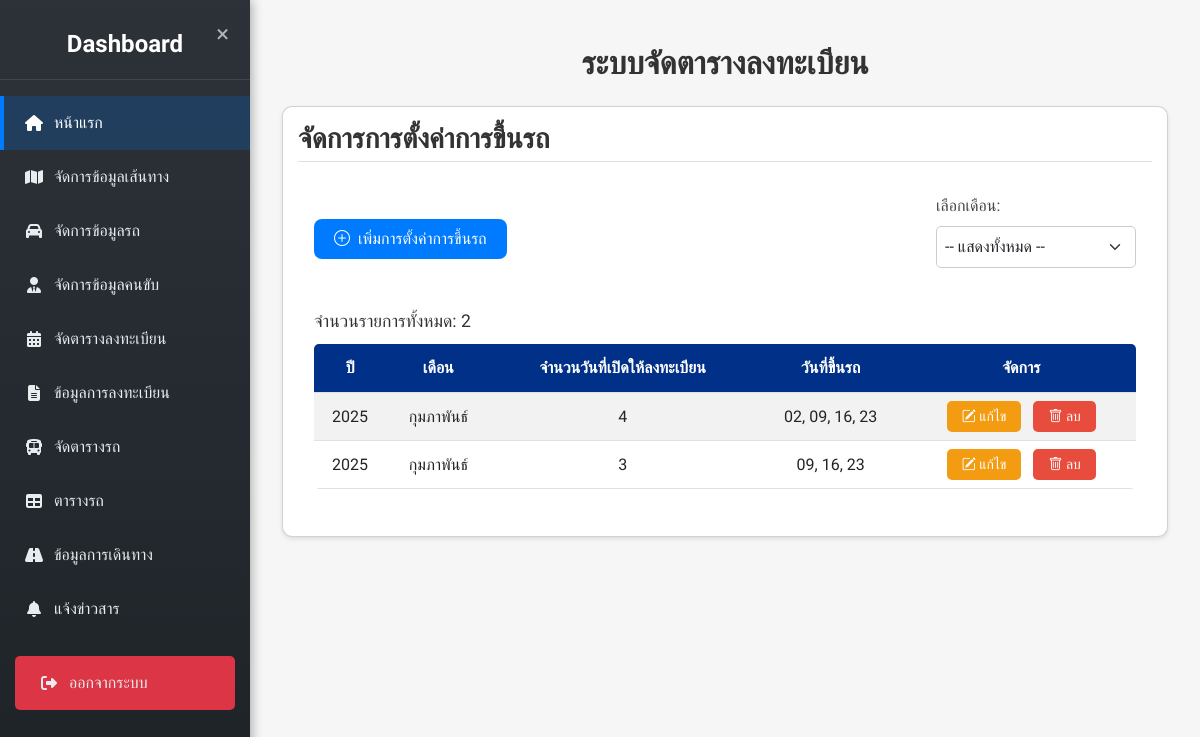
Before: /admin/choice.php with the older database file.
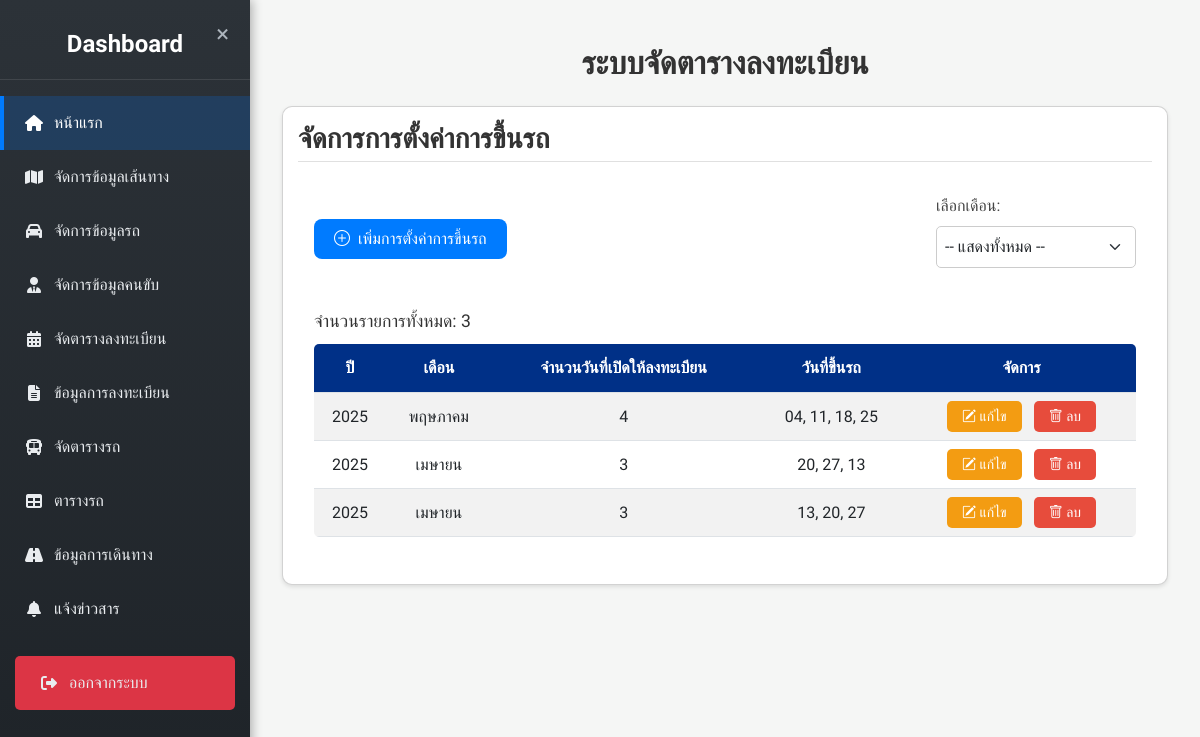
After: the same page with the newer database file.
### tables this page shows
CREATE TABLE `transport_schedule` (
  `id` int(11) NOT NULL,
  `month` int(11) NOT NULL,
  `year` int(11) NOT NULL,
  `available_dates` text DEFAULT NULL,
  `created_at` timestamp NOT NULL DEFAULT current_timestamp(),
  `num_of_days` int(11) NOT NULL
);

### admin/choice.php (the view, shortened to what this page needs)
<?php
include('config/condb.php');
function getThaiMonth($month) {
    $thaiMonths = [
        1 => "มกราคม", 2 => "กุมภาพันธ์", 3 => "มีนาคม", 4 => "เมษายน",
        5 => "พฤษภาคม", 6 => "มิถุนายน", 7 => "กรกฎาคม", 8 => "สิงหาคม",
        9 => "กันยายน", 10 => "ตุลาคม", 11 => "พฤศจิกายน", 12 => "ธันวาคม"
    ];
    return $thaiMonths[$month];
}
try {
    $stmt = $conn->prepare("SELECT * FROM transport_schedule ORDER BY year DESC, month DESC");
    $stmt->execute();
    $schedules = $stmt->fetchAll(PDO::FETCH_ASSOC);
} catch (PDOException $e) {
    $_SESSION['error'] = "เกิดข้อผิดพลาดในการดึงข้อมูล: " . $e->getMessage();
    $schedules = [];
}
?>
<!DOCTYPE html>
<html lang="th">
<head>
    <link href="https://cdn.jsdelivr.net/npm/bootstrap@5.3.0-alpha1/dist/css/bootstrap.min.css" rel="stylesheet">
    <link href="https://cdn.jsdelivr.net/npm/flatpickr/dist/flatpickr.min.css" rel="stylesheet">
    <link href="https://cdn.jsdelivr.net/npm/bootstrap-icons@1.11.3/font/bootstrap-icons.css" rel="stylesheet">
    <link rel="stylesheet" href="style.css">
</head>
<body>
    <?php include 'sidebar.php'; ?>
    <div class="content" id="content">
        <div class="container mt-4">
            <h2 class="text-center mb-4" style="color: #333; font-weight: 600;">ระบบจัดตารางลงทะเบียน</h2>
            <div class="card">
                <h3 class="mb-3">จัดการการตั้งค่าการขึ้นรถ</h3>
                <div class="card-body">
                    <div class="d-flex justify-content-between align-items-center mb-4">
                        <button type="button" class="btn btn-primary" data-bs-toggle="modal" data-bs-target="#addScheduleModal">
                            <i class="bi bi-plus-circle me-2"></i>เพิ่มการตั้งค่าการขึ้นรถ
                        </button>
                        <div class="mb-3">
                            <label for="filter_month" class="form-label">เลือกเดือน:</label>
                            <select id="filter_month" class="form-select" style="width: 200px;">
                                <option value="">-- แสดงทั้งหมด --</option>
                            </select>
                        </div>
                    </div>
                    <div class="table-responsive">
                        <div class="total-count">จำนวนรายการทั้งหมด: <span id="totalItems"><?php echo count($schedules); ?></span></div>
                        <table class="table table-striped">
                            <thead>
                                <tr>
                                    <th>ปี</th>
                                    <th>เดือน</th>
                                    <th>จำนวนวันที่เปิดให้ลงทะเบียน</th>
                                    <th>วันที่ขึ้นรถ</th>
                                    <th>จัดการ</th>
                                </tr>
                            </thead>
                            <tbody id="scheduleTable">
                                <?php
                                if ($schedules) {
                                    foreach ($schedules as $schedule) {
                                        $available_dates = explode(", ", $schedule['available_dates']);
                                        echo "<tr>";
                                        echo "<td>{$schedule['year']}</td>";
                                        echo "<td>" . getThaiMonth($schedule['month']) . "</td>";
                                        echo "<td>{$schedule['num_of_days']}</td>";
                                        echo "<td>" . implode(", ", $available_dates) . "</td>";
                                        echo "<td>
                                                <button type='button' class='btn btn-warning btn-sm me-2' data-bs-toggle='modal' data-bs-target='#editScheduleModal'
                                                    data-id='{$schedule['id']}' data-year='{$schedule['year']}' data-month='{$schedule['month']}'
                                                    data-dates='" . implode(", ", $available_dates) . "' data-num_days='{$schedule['num_of_days']}'>
                                                    <i class='bi bi-pencil-square'></i> แก้ไข
                                                </button>
                                                <button type='button' class='btn btn-danger btn-sm' onclick='confirmDelete({$schedule['id']})'>
                                                    <i class='bi bi-trash'></i> ลบ
                                                </button>
                                              </td>";
                                        echo "</tr>";
                                    }
                                } else {
                                    echo "<tr><td colspan='5' class='text-center'>ไม่มีข้อมูลการตั้งค่า</td></tr>";
                                }
                                ?>
                            </tbody>
                        </table>
                    </div>
                </div>
            </div>
        </div>
    </div>
</body>
</html>

### admin/sidebar.php
<link rel="stylesheet" href="https://cdnjs.cloudflare.com/ajax/libs/font-awesome/6.5.1/css/all.min.css">
<div class="sidebar" id="sidebar">
    <button class="close-btn" id="close-btn">×</button>
    <h3 class="text-center text-white mb-3">Dashboard</h3>
    <a href="admin_dashboard.php" class="active"><i class="fas fa-home"></i> หน้าแรก</a>
    <a href="route.php"><i class="fas fa-map"></i> จัดการข้อมูลเส้นทาง</a>
    <a href="car.php"><i class="fas fa-car"></i> จัดการข้อมูลรถ</a>
    <a href="driver.php"><i class="fas fa-user-tie"></i> จัดการข้อมูลคนขับ</a>
    <a href="choice.php"><i class="fas fa-calendar-alt"></i> จัดตารางลงทะเบียน</a>
    <a href="enrollment.php"><i class="fas fa-file-alt"></i> ข้อมูลการลงทะเบียน</a>
    <a href="queue.php"><i class="fas fa-bus"></i> จัดตารางรถ</a>
    <a href="show_queue.php"><i class="fas fa-table"></i> ตารางรถ</a>
    <a href="#"><i class="fas fa-road"></i> ข้อมูลการเดินทาง</a>
    <a href="#"><i class="fas fa-bell"></i> แจ้งข่าวสาร</a>
    <a href="#" class="logout" id="logout"><i class="fas fa-sign-out-alt"></i> ออกจากระบบ</a>
</div>

### admin/style.css (style rules this page uses)
body { display: flex; height: 100vh; margin: 0; overflow: hidden; font-family: 'Segoe UI', Tahoma, Geneva, Verdana, sans-serif; }
.sidebar { width: 250px; background: linear-gradient(180deg, #2c3238 0%, #1e2328 100%); color: white; position: fixed; height: 100%; top: 0; left: 0; padding-top: 30px; transition: transform 0.3s ease-in-out; overflow-y: auto; box-shadow: 2px 0 10px rgba(0, 0, 0, 0.3); }
.sidebar h3 { font-size: 1.5rem; font-weight: 600; padding-bottom: 20px; border-bottom: 1px solid rgba(255, 255, 255, 0.1); }
.sidebar a { color: #e9ecef; padding: 15px 20px; text-decoration: none; display: flex; align-items: center; background-color: transparent; border-left: 4px solid transparent; transition: all 0.3s ease; font-size: 1rem; }
.sidebar a i { margin-right: 10px; width: 20px; text-align: center; }
.sidebar a.active { background-color: rgba(0, 123, 255, 0.2); color: #ffffff; border-left: 4px solid #007bff; font-weight: 500; }
.sidebar a.logout { background-color: #dc3545; margin: 20px 15px; border-radius: 5px; text-align: center; transition: all 0.3s ease; }
.close-btn { position: absolute; top: 15px; right: 15px; font-size: 24px; color: #adb5bd; background: none; border: none; cursor: pointer; transition: color 0.3s ease; }
.content { margin-left: 250px; padding: 20px; width: 100%; height: 100%; overflow-y: auto; transition: margin-left 0.3s ease; }

### admin/choice.php (style rules this page uses)
body { font-family: 'Kanit', sans-serif; background: #f5f6f5; min-height: 100vh; margin: 0; display: flex; }
.sidebar { width: 250px; transition: width 0.3s ease-in-out; }
.content { margin-left: 250px; padding: 20px; flex-grow: 1; transition: margin-left 0.3s ease-in-out; }
.card { border-radius: 10px; box-shadow: 0 2px 4px rgba(0, 0, 0, 0.1); background: #fff; padding: 15px; margin-bottom: 20px; }
.card h3 { color: #333; font-weight: 600; border-bottom: 1px solid #e0e0e0; padding-bottom: 5px; margin-bottom: 15px; }
.form-label { font-weight: 500; color: #444; }
.form-select, .form-control { border-radius: 5px; border: 1px solid #ccc; padding: 8px; }
.btn-primary { background: #007bff; border: none; border-radius: 8px; padding: 8px 20px; transition: background 0.3s ease; }
.btn-warning { background: #f39c12; border: none; border-radius: 5px; padding: 5px 15px; color: #fff; }
.btn-danger { background: #e74c3c; border: none; border-radius: 5px; padding: 5px 15px; color: #fff; }
.table { border-radius: 5px; overflow: hidden; background: #fff; }
.table thead th { background: #003087; color: #fff; text-align: center; padding: 12px; }
.table td { vertical-align: middle; text-align: center; }
.total-count { font-size: 1.1rem; color: #333; margin-bottom: 10px; text-align: left; }

Changed rows visible on the page:
removed transport_schedule: year "2025", month "กุมภาพันธ์", num_of_days "4", available_dates "02, 09, 16, 23"
removed transport_schedule: year "2025", month "กุมภาพันธ์", num_of_days "3", available_dates "09, 16, 23"
added transport_schedule: year "2025", month "พฤษภาคม", num_of_days "4", available_dates "04, 11, 18, 25"
added transport_schedule: year "2025", month "เมษายน", num_of_days "3", available_dates "20, 27, 13"
added transport_schedule: year "2025", month "เมษายน", num_of_days "3", available_dates "13, 20, 27"
Other visible differences:
count($schedules): "2" → "3"
